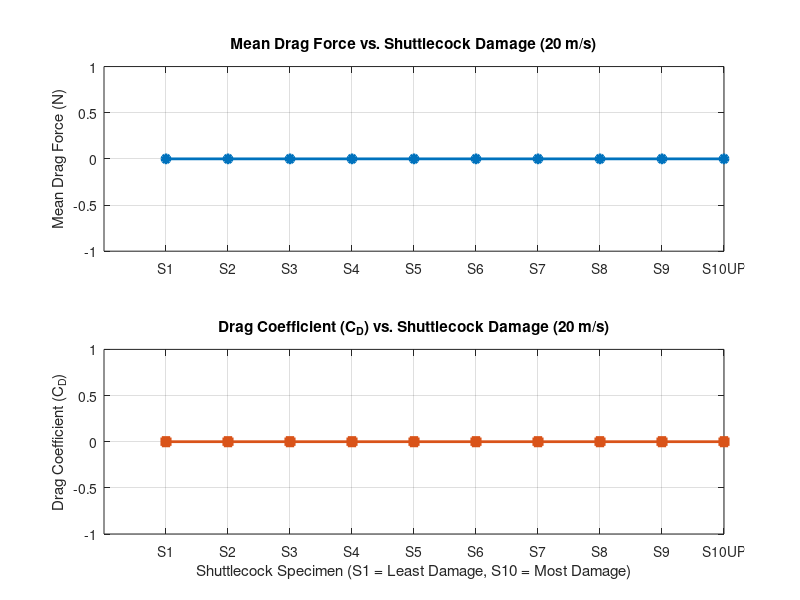

Source code (MATLAB):
% MATLAB Script to Analyse Multiple Shuttlecocks (S1 to S10) at 20 m/s
% Note: Ensure all 10 CSVs are imported into your Workspace first.

% 1. Define the names of the workspace variables exactly as imported
varNames = {'S1_V20R2', 'S2_V20R2', 'S3_V20R2', 'S4_V20R2', 'S5_V20R2', ...
            'S6_V20R2', 'S7_V20R2', 'S8_V20R2', 'S9_V20R2','S10MFUP_V20R2'};

numShuttles = length(varNames);

% Pre-allocate arrays to store our results
meanDragArray = zeros(numShuttles, 1);
CdArray = zeros(numShuttles, 1);

% Constants for Cd Calculation
rho = 1.225; % Standard air density (kg/m^3)
v = 20;      % Velocity (m/s)
d = 0.066;   % Shuttlecock skirt diameter (m)
A = pi * (d / 2)^2; % Reference Area (m^2)

disp('--- Processing Shuttlecock Batch Data (20 m/s) ---');

% 2. Loop through each shuttlecock dataset
for i = 1:numShuttles
    % Safely retrieve the variable from the workspace
    try
        currentData = eval(varNames{i});
    catch
        warning('Variable %s not found in workspace. Please check your imported names.', varNames{i});
        continue;
    end
    
    % Convert to numeric matrix if it imported as a Table
    if istable(currentData)
        currentData = table2array(currentData);
    end
    
    % Extract Drag Data (Assuming Column 1 is Fx)
    Fx = currentData(:, 1); 
    
    % Calculate Steady-State Mean Drag from the second half of the data
    numPoints = size(Fx, 1);
    halfIdx = floor(numPoints / 2);
    meanDrag = mean(Fx(halfIdx:end));
    
    % Store the absolute mean drag and calculate Cd
    meanDragArray(i) = abs(meanDrag);
    CdArray(i) = (2 * meanDragArray(i)) / (rho * v^2 * A);
    
    % Print individual results to the Command Window
    fprintf('Processed %-15s | Mean Drag: %.4f N | Cd: %.4f\n', varNames{i}, meanDragArray(i), CdArray(i));
end
disp('----------------------------------------------------');

% 3. Plotting the Comparison Results
% Create clean labels for the x-axis
xLabels = {'S1', 'S2', 'S3', 'S4', 'S5', 'S6', 'S7', 'S8', 'S9','S10UP'};
xData = 1:numShuttles;

figure('Name', 'Shuttlecock Aerodynamic Degradation at 20 m/s Run 2', 'Position', [100, 100, 800, 600]);

% Plot 1: Mean Drag Force Comparison
subplot(2, 1, 1);
plot(xData, meanDragArray, '-o', 'Color', [0 0.4470 0.7410], 'LineWidth', 2, 'MarkerFaceColor', [0 0.4470 0.7410]);
xticks(xData);
xticklabels(xLabels);
title('Mean Drag Force vs. Shuttlecock Damage (20 m/s)');
ylabel('Mean Drag Force (N)');
grid on;

% Plot 2: Drag Coefficient Comparison
subplot(2, 1, 2);
plot(xData, CdArray, '-s', 'Color', [0.8500 0.3250 0.0980], 'LineWidth', 2, 'MarkerFaceColor', [0.8500 0.3250 0.0980]);
xticks(xData);
xticklabels(xLabels);
title('Drag Coefficient (C_D) vs. Shuttlecock Damage (20 m/s)');
xlabel('Shuttlecock Specimen (S1 = Least Damage, S10 = Most Damage)');
ylabel('Drag Coefficient (C_D)');
grid on;
